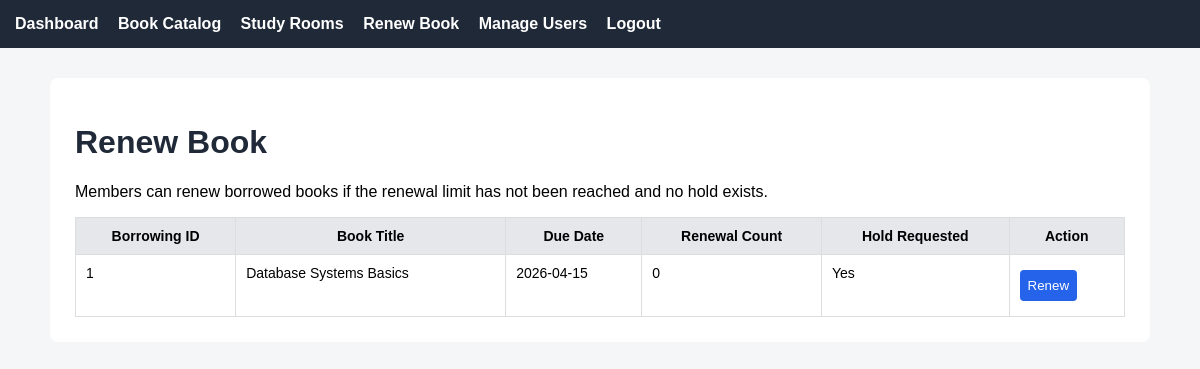
/renew (signed in), run on the app's committed database.
### tables this page shows
CREATE TABLE borrowing_records (
    borrowing_id INTEGER PRIMARY KEY AUTOINCREMENT,
    user_id INTEGER NOT NULL,
    book_id INTEGER NOT NULL,
    checkout_date TEXT NOT NULL,
    due_date TEXT NOT NULL,
    return_date TEXT,
    renewal_count INTEGER DEFAULT 0,
    borrowing_status TEXT NOT NULL,
    FOREIGN KEY (user_id) REFERENCES users(user_id),
    FOREIGN KEY (book_id) REFERENCES books(book_id)
);

CREATE TABLE books (
    book_id INTEGER PRIMARY KEY AUTOINCREMENT,
    title TEXT NOT NULL,
    author TEXT NOT NULL,
    status TEXT NOT NULL,
    current_holder_user_id INTEGER,
    hold_requested INTEGER DEFAULT 0,
    FOREIGN KEY (current_holder_user_id) REFERENCES users(user_id)
);

### app.py (the view)
@app.route("/renew")
def renew():
    if not login_required():
        return redirect(url_for("login"))
    if not has_permission("renew_book"):
        return deny_access("renew_book")
    user = get_current_user()
    conn = get_db_connection()
    records = conn.execute(
        """
        SELECT borrowing_records.*, books.title, books.hold_requested
        FROM borrowing_records
        JOIN books ON borrowing_records.book_id = books.book_id
        WHERE borrowing_records.user_id = ?
        AND borrowing_records.borrowing_status = 'active'
        """,
        (user["user_id"],)
    ).fetchall()
    conn.close()
    return render_template("member/renew.html", records=records)

### app.py (called while the page is built)
def get_current_user():
    if "user_id" not in session:
        return None
    conn = get_db_connection()
    user = conn.execute(
        """
        SELECT users.*, roles.role_name
        FROM users
        JOIN roles ON users.role_id = roles.role_id
        WHERE users.user_id = ?
        """,
        (session["user_id"],)
    ).fetchone()
    conn.close()
    return user

def get_user_permissions(user_id):
    conn = get_db_connection()
    permissions = conn.execute(
        """
        SELECT permissions.permission_name
        FROM users
        JOIN role_permissions ON users.role_id = role_permissions.role_id
        JOIN permissions ON role_permissions.permission_id = permissions.permission_id
        WHERE users.user_id = ?
        """,
        (user_id,)
    ).fetchall()
    conn.close()
    return [p["permission_name"] for p in permissions]

def login_required():
    return "user_id" in session

def has_permission(permission_name):
    user = get_current_user()
    if user is None:
        return False
    permissions = get_user_permissions(user["user_id"])
    return permission_name in permissions

### database.py (called while the page is built)
def get_db_connection():
    conn = sqlite3.connect(DATABASE)
    conn.row_factory = sqlite3.Row
    return conn

### templates/member/renew.html (shortened to what this page needs)
{% extends "base.html" %}
{% block content %}
<h1>Renew Book</h1>
<p>Members can renew borrowed books if the renewal limit has not been reached and no hold exists.</p>
<table>
    <tr>
        <th>Borrowing ID</th>
        <th>Book Title</th>
        <th>Due Date</th>
        <th>Renewal Count</th>
        <th>Hold Requested</th>
        <th>Action</th>
    </tr>
    {% for record in records %}
    <tr>
        <td>{{ record["borrowing_id"] }}</td>
        <td>{{ record["title"] }}</td>
        <td>{{ record["due_date"] }}</td>
        <td>{{ record["renewal_count"] }}</td>
        <td>{{ "Yes" if record["hold_requested"] else "No" }}</td>
        <td>
            <form method="POST" action="{{ url_for('renew_book', borrowing_id=record['borrowing_id']) }}">
                <button type="submit">Renew</button>
            </form>
        </td>
    </tr>
    {% endfor %}
</table>
{% endblock %}

### static/style.css (style rules this page uses)
body { font-family: Arial, sans-serif; background: #f4f6f8; margin: 0; padding: 0; }
h1, h2, h3 { color: #1f2937; }
input, select, button { padding: 8px; margin: 5px 0; }
button { background: #2563eb; color: white; border: none; border-radius: 4px; cursor: pointer; }
table { width: 100%; border-collapse: collapse; margin-top: 15px; font-size: 14px; }
th, td { border: 1px solid #ddd; padding: 10px; vertical-align: top; }
th { background: #e5e7eb; }

### data on the page
borrowing_records: borrowing_id "1", title "Database Systems Basics", due_date "2026-04-15", renewal_count "0"
books: hold_requested "Yes"
